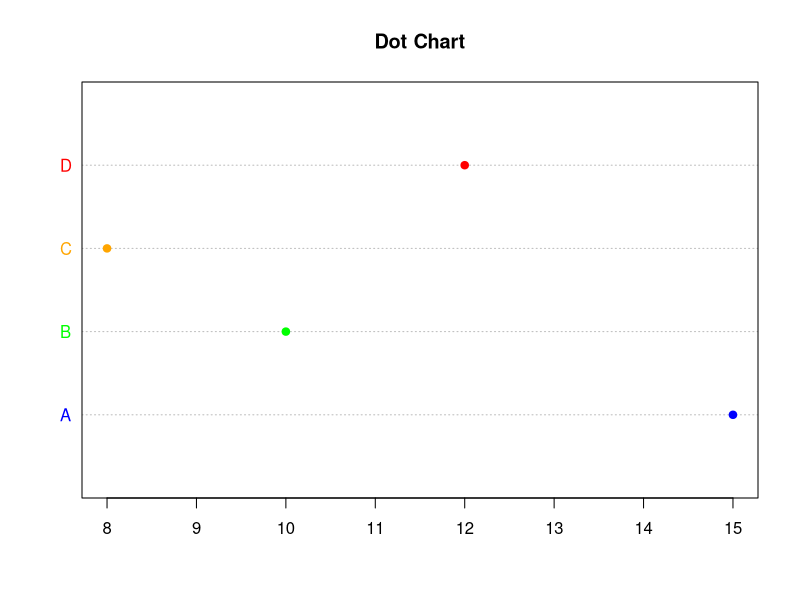

This figure's R source:
# How to make a dot chart in R?------

# Sample data
ctypes <- c("A", "B", "C", "D")

numc <- c(15, 10, 8, 12)

# Create a dot chart with custom colors
dotchart(numc, ctypes,
         cex = 1,  # set the size of the dots
         pch = 19, # set the plotting char to circle
         main = "Dot Chart", 
         color = c("blue", "green", "orange", "red"))
